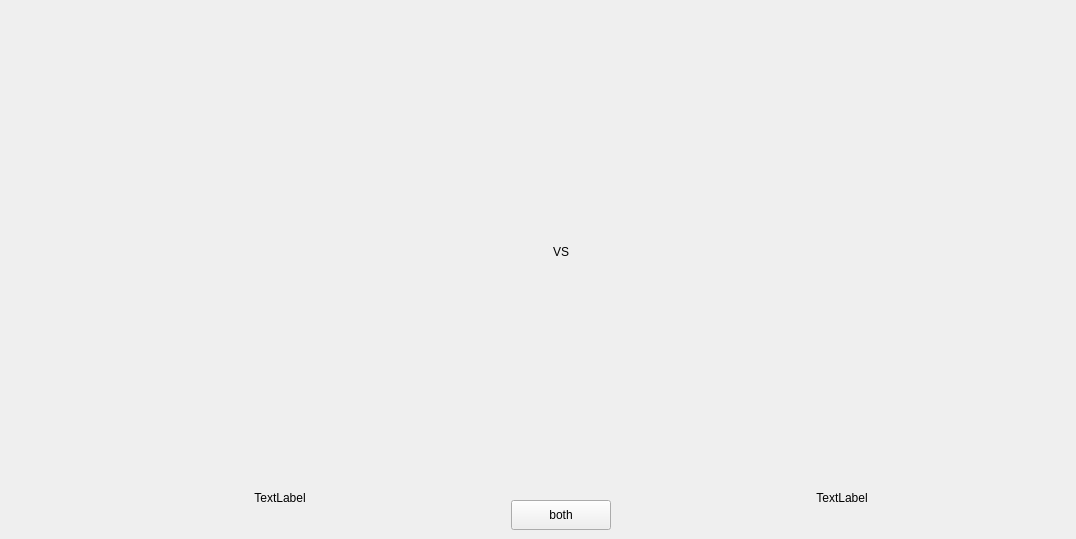
<?xml version="1.0" encoding="UTF-8"?>
<ui version="4.0">
 <class>MainWindow</class>
 <widget class="QMainWindow" name="MainWindow">
  <property name="geometry">
   <rect>
    <x>0</x>
    <y>0</y>
    <width>1076</width>
    <height>539</height>
   </rect>
  </property>
  <property name="windowTitle">
   <string>MainWindow</string>
  </property>
  <property name="styleSheet">
   <string notr="true">background-color:1E1E1E</string>
  </property>
  <widget class="QWidget" name="centralwidget">
   <layout class="QHBoxLayout" name="horizontalLayout_4">
    <item>
     <layout class="QVBoxLayout" name="verticalLayout">
      <item>
       <widget class="QPushButton" name="TopButton">
        <property name="sizePolicy">
         <sizepolicy hsizetype="Fixed" vsizetype="Fixed">
          <horstretch>0</horstretch>
          <verstretch>0</verstretch>
         </sizepolicy>
        </property>
        <property name="autoFillBackground">
         <bool>false</bool>
        </property>
        <property name="text">
         <string/>
        </property>
        <property name="icon">
         <iconset resource="resourse.qrc">
          <normaloff>:/new/picture/img/crown.png</normaloff>:/new/picture/img/crown.png</iconset>
        </property>
        <property name="iconSize">
         <size>
          <width>30</width>
          <height>30</height>
         </size>
        </property>
        <property name="default">
         <bool>false</bool>
        </property>
        <property name="flat">
         <bool>true</bool>
        </property>
       </widget>
      </item>
      <item>
       <widget class="QPushButton" name="SearchGameButton">
        <property name="sizePolicy">
         <sizepolicy hsizetype="Fixed" vsizetype="Fixed">
          <horstretch>0</horstretch>
          <verstretch>0</verstretch>
         </sizepolicy>
        </property>
        <property name="autoFillBackground">
         <bool>false</bool>
        </property>
        <property name="text">
         <string notr="true"/>
        </property>
        <property name="icon">
         <iconset resource="resourse.qrc">
          <normaloff>:/new/picture/img/plus.png</normaloff>:/new/picture/img/plus.png</iconset>
        </property>
        <property name="iconSize">
         <size>
          <width>30</width>
          <height>30</height>
         </size>
        </property>
        <property name="default">
         <bool>false</bool>
        </property>
        <property name="flat">
         <bool>true</bool>
        </property>
       </widget>
      </item>
      <item>
       <widget class="QPushButton" name="ListGameButton">
        <property name="sizePolicy">
         <sizepolicy hsizetype="Fixed" vsizetype="Fixed">
          <horstretch>0</horstretch>
          <verstretch>0</verstretch>
         </sizepolicy>
        </property>
        <property name="autoFillBackground">
         <bool>false</bool>
        </property>
        <property name="text">
         <string/>
        </property>
        <property name="icon">
         <iconset resource="resourse.qrc">
          <normaloff>:/new/picture/img/png-transparent-computer-icons-organization-company-table-list-angle-company-text.png</normaloff>:/new/picture/img/png-transparent-computer-icons-organization-company-table-list-angle-company-text.png</iconset>
        </property>
        <property name="iconSize">
         <size>
          <width>30</width>
          <height>30</height>
         </size>
        </property>
        <property name="default">
         <bool>false</bool>
        </property>
        <property name="flat">
         <bool>true</bool>
        </property>
       </widget>
      </item>
      <item>
       <widget class="QPushButton" name="RefreshButton">
        <property name="sizePolicy">
         <sizepolicy hsizetype="Fixed" vsizetype="Fixed">
          <horstretch>0</horstretch>
          <verstretch>0</verstretch>
         </sizepolicy>
        </property>
        <property name="autoFillBackground">
         <bool>false</bool>
        </property>
        <property name="text">
         <string notr="true"/>
        </property>
        <property name="icon">
         <iconset resource="resourse.qrc">
          <normaloff>:/new/picture/img/refresh.png</normaloff>:/new/picture/img/refresh.png</iconset>
        </property>
        <property name="iconSize">
         <size>
          <width>30</width>
          <height>30</height>
         </size>
        </property>
        <property name="flat">
         <bool>true</bool>
        </property>
       </widget>
      </item>
     </layout>
    </item>
    <item>
     <layout class="QHBoxLayout" name="horizontalLayout_3" stretch="0,0,0">
      <item>
       <layout class="QVBoxLayout" name="verticalLayout_2">
        <item>
         <widget class="QPushButton" name="imgGame1">
          <property name="sizePolicy">
           <sizepolicy hsizetype="Fixed" vsizetype="Fixed">
            <horstretch>0</horstretch>
            <verstretch>0</verstretch>
           </sizepolicy>
          </property>
          <property name="minimumSize">
           <size>
            <width>450</width>
            <height>450</height>
           </size>
          </property>
          <property name="maximumSize">
           <size>
            <width>450</width>
            <height>450</height>
           </size>
          </property>
          <property name="sizeIncrement">
           <size>
            <width>0</width>
            <height>0</height>
           </size>
          </property>
          <property name="toolTip">
           <string notr="true"/>
          </property>
          <property name="layoutDirection">
           <enum>Qt::LeftToRight</enum>
          </property>
          <property name="autoFillBackground">
           <bool>false</bool>
          </property>
          <property name="text">
           <string/>
          </property>
          <property name="iconSize">
           <size>
            <width>450</width>
            <height>450</height>
           </size>
          </property>
          <property name="autoDefault">
           <bool>false</bool>
          </property>
          <property name="default">
           <bool>false</bool>
          </property>
          <property name="flat">
           <bool>true</bool>
          </property>
         </widget>
        </item>
        <item>
         <widget class="QLabel" name="nameGame1">
          <property name="styleSheet">
           <string notr="true"/>
          </property>
          <property name="text">
           <string>TextLabel</string>
          </property>
          <property name="alignment">
           <set>Qt::AlignCenter</set>
          </property>
         </widget>
        </item>
       </layout>
      </item>
      <item>
       <layout class="QVBoxLayout" name="verticalLayout_3">
        <item>
         <spacer name="verticalSpacer_2">
          <property name="orientation">
           <enum>Qt::Vertical</enum>
          </property>
          <property name="sizeHint" stdset="0">
           <size>
            <width>20</width>
            <height>40</height>
           </size>
          </property>
         </spacer>
        </item>
        <item>
         <widget class="QLabel" name="VSLable">
          <property name="enabled">
           <bool>true</bool>
          </property>
          <property name="sizePolicy">
           <sizepolicy hsizetype="Minimum" vsizetype="Maximum">
            <horstretch>0</horstretch>
            <verstretch>0</verstretch>
           </sizepolicy>
          </property>
          <property name="mouseTracking">
           <bool>false</bool>
          </property>
          <property name="layoutDirection">
           <enum>Qt::LeftToRight</enum>
          </property>
          <property name="autoFillBackground">
           <bool>false</bool>
          </property>
          <property name="styleSheet">
           <string notr="true"/>
          </property>
          <property name="frameShape">
           <enum>QFrame::NoFrame</enum>
          </property>
          <property name="text">
           <string> VS </string>
          </property>
          <property name="textFormat">
           <enum>Qt::AutoText</enum>
          </property>
          <property name="scaledContents">
           <bool>true</bool>
          </property>
          <property name="alignment">
           <set>Qt::AlignCenter</set>
          </property>
          <property name="wordWrap">
           <bool>false</bool>
          </property>
          <property name="openExternalLinks">
           <bool>false</bool>
          </property>
         </widget>
        </item>
        <item>
         <spacer name="verticalSpacer">
          <property name="orientation">
           <enum>Qt::Vertical</enum>
          </property>
          <property name="sizeHint" stdset="0">
           <size>
            <width>20</width>
            <height>40</height>
           </size>
          </property>
         </spacer>
        </item>
        <item>
         <widget class="QPushButton" name="bothButton">
          <property name="minimumSize">
           <size>
            <width>80</width>
            <height>30</height>
           </size>
          </property>
          <property name="maximumSize">
           <size>
            <width>100</width>
            <height>16777215</height>
           </size>
          </property>
          <property name="text">
           <string>both</string>
          </property>
         </widget>
        </item>
       </layout>
      </item>
      <item>
       <layout class="QVBoxLayout" name="verticalLayout_4">
        <item>
         <widget class="QPushButton" name="imgGame2">
          <property name="sizePolicy">
           <sizepolicy hsizetype="Fixed" vsizetype="Fixed">
            <horstretch>0</horstretch>
            <verstretch>0</verstretch>
           </sizepolicy>
          </property>
          <property name="minimumSize">
           <size>
            <width>450</width>
            <height>450</height>
           </size>
          </property>
          <property name="maximumSize">
           <size>
            <width>450</width>
            <height>450</height>
           </size>
          </property>
          <property name="mouseTracking">
           <bool>true</bool>
          </property>
          <property name="layoutDirection">
           <enum>Qt::RightToLeft</enum>
          </property>
          <property name="autoFillBackground">
           <bool>false</bool>
          </property>
          <property name="text">
           <string/>
          </property>
          <property name="iconSize">
           <size>
            <width>450</width>
            <height>450</height>
           </size>
          </property>
          <property name="checkable">
           <bool>false</bool>
          </property>
          <property name="default">
           <bool>false</bool>
          </property>
          <property name="flat">
           <bool>true</bool>
          </property>
         </widget>
        </item>
        <item>
         <widget class="QLabel" name="nameGame2">
          <property name="styleSheet">
           <string notr="true"/>
          </property>
          <property name="text">
           <string>TextLabel</string>
          </property>
          <property name="alignment">
           <set>Qt::AlignCenter</set>
          </property>
         </widget>
        </item>
       </layout>
      </item>
     </layout>
    </item>
   </layout>
  </widget>
  <widget class="QMenuBar" name="menubar">
   <property name="geometry">
    <rect>
     <x>0</x>
     <y>0</y>
     <width>1076</width>
     <height>25</height>
    </rect>
   </property>
  </widget>
 </widget>
 <resources>
  <include location="resourse.qrc"/>
 </resources>
 <connections/>
</ui>
